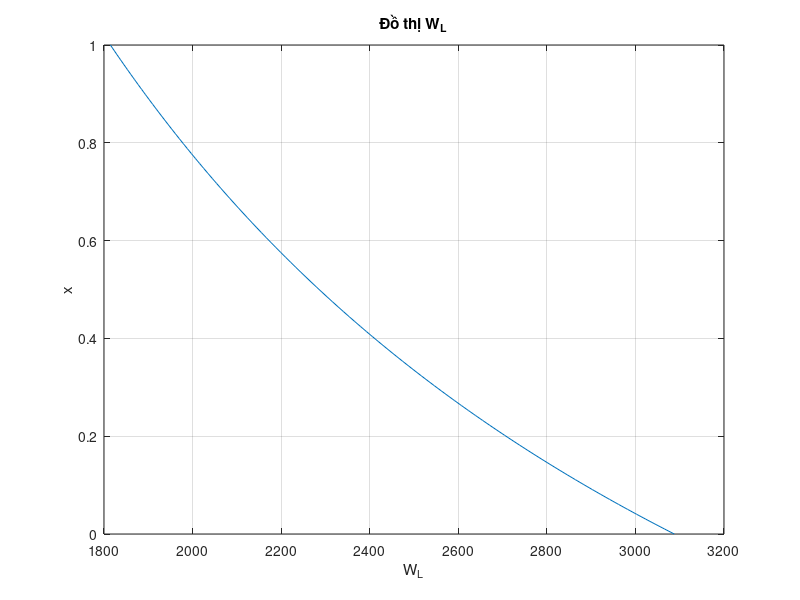

Recreate this plot in MATLAB.
%% Bài tập MATLAB giữa khóa
% WHO: NGUYEN MINH DUC - 20238346
% WHEN: 25/10/2025
% WHAT: MATLAB BASIC
% MATLAB VERSION: R2024a
%--------------------------------------------------------------------------

%% Bài 1
x = linspace(0, 1);
W_L = 4400./(1.425+x);

plot(W_L, x)

title('Đồ thị W_L') 
xlabel('W_L')
ylabel('x')
grid on


